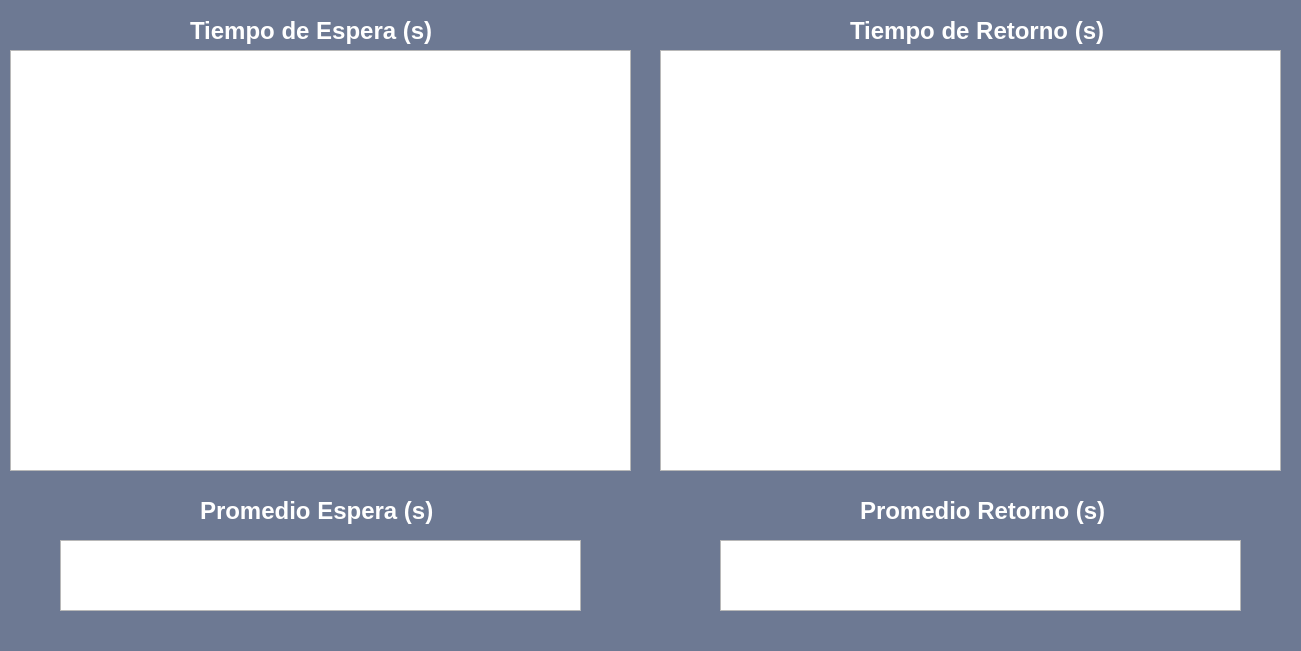
<?xml version="1.0" encoding="UTF-8"?>
<ui version="4.0">
 <class>Dialog</class>
 <widget class="QDialog" name="Dialog">
  <property name="geometry">
   <rect>
    <x>0</x>
    <y>0</y>
    <width>1301</width>
    <height>651</height>
   </rect>
  </property>
  <property name="windowTitle">
   <string>Analisis Comparativa</string>
  </property>
  <property name="styleSheet">
   <string notr="true">QDialog{
background-color:#6d7993;
font-family: arial,verdana;
}
QLabel{
color:white;
}</string>
  </property>
  <widget class="QTableWidget" name="tableWidgetTEspera">
   <property name="geometry">
    <rect>
     <x>10</x>
     <y>50</y>
     <width>621</width>
     <height>421</height>
    </rect>
   </property>
  </widget>
  <widget class="QTableWidget" name="tableWidgetTRetorno">
   <property name="geometry">
    <rect>
     <x>660</x>
     <y>50</y>
     <width>621</width>
     <height>421</height>
    </rect>
   </property>
  </widget>
  <widget class="QLabel" name="label">
   <property name="geometry">
    <rect>
     <x>190</x>
     <y>10</y>
     <width>311</width>
     <height>41</height>
    </rect>
   </property>
   <property name="font">
    <font>
     <pointsize>18</pointsize>
     <weight>75</weight>
     <bold>true</bold>
    </font>
   </property>
   <property name="text">
    <string>Tiempo de Espera (s)</string>
   </property>
  </widget>
  <widget class="QLabel" name="label_2">
   <property name="geometry">
    <rect>
     <x>850</x>
     <y>10</y>
     <width>311</width>
     <height>41</height>
    </rect>
   </property>
   <property name="font">
    <font>
     <pointsize>18</pointsize>
     <weight>75</weight>
     <bold>true</bold>
    </font>
   </property>
   <property name="text">
    <string>Tiempo de Retorno (s)</string>
   </property>
  </widget>
  <widget class="QLabel" name="label_3">
   <property name="geometry">
    <rect>
     <x>200</x>
     <y>490</y>
     <width>271</width>
     <height>41</height>
    </rect>
   </property>
   <property name="font">
    <font>
     <pointsize>18</pointsize>
     <weight>75</weight>
     <bold>true</bold>
    </font>
   </property>
   <property name="text">
    <string>Promedio Espera (s)</string>
   </property>
  </widget>
  <widget class="QTableWidget" name="tableWidgetTEsperaP">
   <property name="geometry">
    <rect>
     <x>60</x>
     <y>540</y>
     <width>521</width>
     <height>71</height>
    </rect>
   </property>
  </widget>
  <widget class="QTableWidget" name="tableWidgetTRetornoP">
   <property name="geometry">
    <rect>
     <x>720</x>
     <y>540</y>
     <width>521</width>
     <height>71</height>
    </rect>
   </property>
  </widget>
  <widget class="QLabel" name="label_4">
   <property name="geometry">
    <rect>
     <x>860</x>
     <y>490</y>
     <width>321</width>
     <height>41</height>
    </rect>
   </property>
   <property name="font">
    <font>
     <pointsize>18</pointsize>
     <weight>75</weight>
     <bold>true</bold>
    </font>
   </property>
   <property name="text">
    <string>Promedio Retorno (s)</string>
   </property>
  </widget>
 </widget>
 <resources/>
 <connections/>
</ui>
